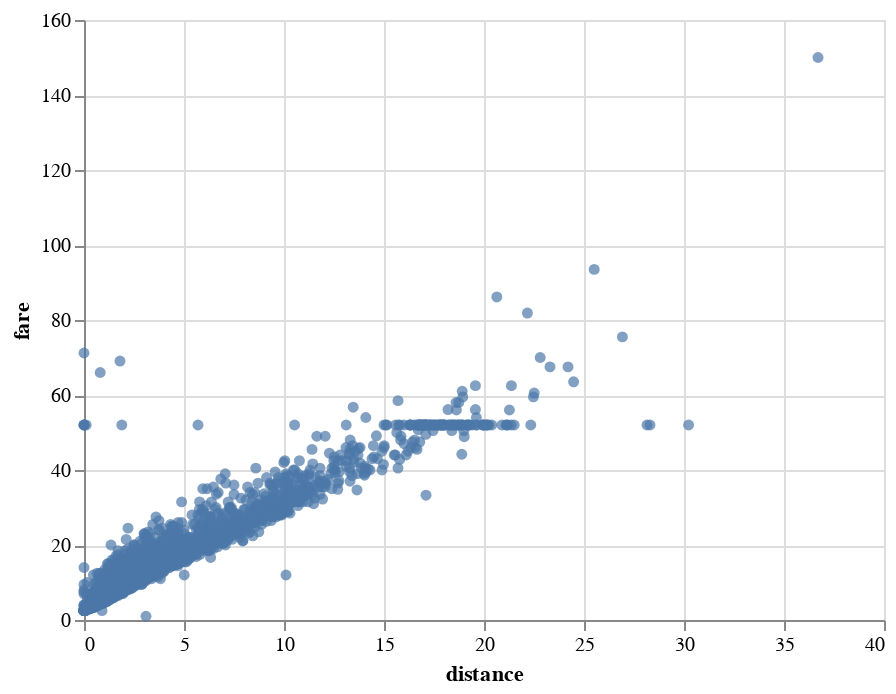

The code cell stored with this chart in its notebook:
### Markdown cell above
Here we are using the `sample` method to get 5000 random rows from the DataFrame.  

As a fun aside, notice the plateau around fare 50.  By adding a tooltip, we can see that these mostly correspond to airport rides, where there is (or was) a fixed rate.

### Code cell
alt.Chart(df.sample(5000)).mark_circle().encode(
    x = "distance",
    y = "fare",
    tooltip=["pickup_zone","dropoff_zone","fare"]
)

### Figure 1 — Vega-Lite specification as saved in the notebook (floating-point values rounded to 4 significant figures; data arrays with more than 128 entries replaced by an {"elided": "..."} marker saying what was removed)
{"config": {"view": {"continuousWidth": 400, "continuousHeight": 300}}, "data": {"name": "data-6194943ba2db405c8e8bc877946b11dc"}, "mark": "circle", "encoding": {"tooltip": [{"field": "pickup_zone", "type": "nominal"}, {"field": "dropoff_zone", "type": "nominal"}, {"field": "fare", "type": "quantitative"}], "x": {"field": "distance", "type": "quantitative"}, "y": {"field": "fare", "type": "quantitative"}}, "$schema": "https://vega.github.io/schema/vega-lite/v4.17.0.json", "datasets": {"data-6194943ba2db405c8e8bc877946b11dc": {"elided": "5000 records"}}}
